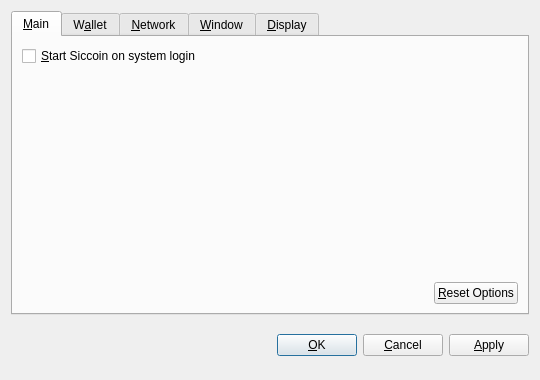
<?xml version="1.0" encoding="UTF-8"?>
<ui version="4.0">
 <class>OptionsDialog</class>
 <widget class="QDialog" name="OptionsDialog">
  <property name="geometry">
   <rect>
    <x>0</x>
    <y>0</y>
    <width>540</width>
    <height>380</height>
   </rect>
  </property>
  <property name="windowTitle">
   <string>Options</string>
  </property>
  <property name="modal">
   <bool>true</bool>
  </property>
  <layout class="QVBoxLayout" name="verticalLayout">
   <item>
    <widget class="QTabWidget" name="tabWidget">
     <property name="tabPosition">
      <enum>QTabWidget::North</enum>
     </property>
     <property name="currentIndex">
      <number>0</number>
     </property>
     <widget class="QWidget" name="tabMain">
      <attribute name="title">
       <string>&amp;Main</string>
      </attribute>
      <layout class="QVBoxLayout" name="verticalLayout_Main">
       <item>
        <widget class="QCheckBox" name="bitcoinAtStartup">
         <property name="toolTip">
          <string>Automatically start Siccoin after logging in to the system.</string>
         </property>
         <property name="text">
          <string>&amp;Start Siccoin on system login</string>
         </property>
        </widget>
       </item>
       <item>
        <spacer name="verticalSpacer_Main">
         <property name="orientation">
          <enum>Qt::Vertical</enum>
         </property>
         <property name="sizeHint" stdset="0">
          <size>
           <width>20</width>
           <height>40</height>
          </size>
         </property>
        </spacer>
       </item>
       <item>
        <layout class="QHBoxLayout" name="horizontalLayout_2_Main">
         <item>
          <spacer name="horizontalSpacer_2_Main">
           <property name="orientation">
            <enum>Qt::Horizontal</enum>
           </property>
           <property name="sizeHint" stdset="0">
            <size>
             <width>40</width>
             <height>20</height>
            </size>
           </property>
          </spacer>
         </item>
         <item>
          <widget class="QPushButton" name="resetButton">
           <property name="toolTip">
            <string>Reset all client options to default.</string>
           </property>
           <property name="text">
            <string>&amp;Reset Options</string>
           </property>
           <property name="autoDefault">
            <bool>false</bool>
           </property>
          </widget>
         </item>
        </layout>
       </item>
      </layout>
     </widget>
     <widget class="QWidget" name="tabWallet">
      <attribute name="title">
       <string>W&amp;allet</string>
      </attribute>
      <layout class="QVBoxLayout" name="verticalLayout_Network">
       <item>
        <widget class="QLabel" name="transactionFeeInfoLabel">
         <property name="text">
          <string>Optional transaction fee per kB that helps make sure your transactions are processed quickly. Most transactions are 1 kB.</string>
         </property>
         <property name="textFormat">
          <enum>Qt::PlainText</enum>
         </property>
         <property name="wordWrap">
          <bool>true</bool>
         </property>
        </widget>
       </item>
       <item>
        <layout class="QHBoxLayout" name="horizontalLayout_1_Main">
         <item>
          <widget class="QLabel" name="transactionFeeLabel">
           <property name="text">
            <string>Pay transaction &amp;fee</string>
           </property>
           <property name="textFormat">
            <enum>Qt::PlainText</enum>
           </property>
           <property name="buddy">
            <cstring>transactionFee</cstring>
           </property>
          </widget>
         </item>
         <item>
          <widget class="BitcoinAmountField" name="transactionFee"/>
         </item>
         <item>
          <spacer name="horizontalSpacer_1_Main">
           <property name="orientation">
            <enum>Qt::Horizontal</enum>
           </property>
           <property name="sizeHint" stdset="0">
            <size>
             <width>40</width>
             <height>20</height>
            </size>
           </property>
          </spacer>
         </item>
        </layout>
       </item>
       <item>
        <widget class="QLabel" name="label">
         <property name="text">
          <string>If you disable the spending of unconfirmed change, the change from a transaction cannot be used until that transaction has at least one confirmation. This also affects how your balance is computed.</string>
         </property>
         <property name="wordWrap">
          <bool>true</bool>
         </property>
        </widget>
       </item>
       <item>
        <widget class="QCheckBox" name="spendZeroConfChange">
         <property name="text">
          <string>Spend unconfirmed change  (experts only)</string>
         </property>
        </widget>
       </item>
       <item>
        <spacer name="verticalSpacer">
         <property name="orientation">
          <enum>Qt::Vertical</enum>
         </property>
         <property name="sizeHint" stdset="0">
          <size>
           <width>20</width>
           <height>40</height>
          </size>
         </property>
        </spacer>
       </item>
      </layout>
     </widget>
     <widget class="QWidget" name="tabNetwork">
      <attribute name="title">
       <string>&amp;Network</string>
      </attribute>
      <layout class="QVBoxLayout" name="verticalLayout_Network">
       <item>
        <widget class="QCheckBox" name="mapPortUpnp">
         <property name="toolTip">
          <string>Automatically open the Siccoin client port on the router. This only works when your router supports UPnP and it is enabled.</string>
         </property>
         <property name="text">
          <string>Map port using &amp;UPnP</string>
         </property>
        </widget>
       </item>
       <item>
        <widget class="QCheckBox" name="connectSocks">
         <property name="toolTip">
          <string>Connect to the Siccoin network through a SOCKS proxy (e.g. when connecting through Tor).</string>
         </property>
         <property name="text">
          <string>&amp;Connect through SOCKS proxy:</string>
         </property>
        </widget>
       </item>
       <item>
        <layout class="QHBoxLayout" name="horizontalLayout_Network">
         <item>
          <widget class="QLabel" name="proxyIpLabel">
           <property name="text">
            <string>Proxy &amp;IP:</string>
           </property>
           <property name="textFormat">
            <enum>Qt::PlainText</enum>
           </property>
           <property name="buddy">
            <cstring>proxyIp</cstring>
           </property>
          </widget>
         </item>
         <item>
          <widget class="QValidatedLineEdit" name="proxyIp">
           <property name="maximumSize">
            <size>
             <width>140</width>
             <height>16777215</height>
            </size>
           </property>
           <property name="toolTip">
            <string>IP address of the proxy (e.g. 127.0.0.1)</string>
           </property>
          </widget>
         </item>
         <item>
          <widget class="QLabel" name="proxyPortLabel">
           <property name="text">
            <string>&amp;Port:</string>
           </property>
           <property name="textFormat">
            <enum>Qt::PlainText</enum>
           </property>
           <property name="buddy">
            <cstring>proxyPort</cstring>
           </property>
          </widget>
         </item>
         <item>
          <widget class="QLineEdit" name="proxyPort">
           <property name="maximumSize">
            <size>
             <width>55</width>
             <height>16777215</height>
            </size>
           </property>
           <property name="toolTip">
            <string>Port of the proxy (e.g. 9050)</string>
           </property>
          </widget>
         </item>
         <item>
          <widget class="QLabel" name="socksVersionLabel">
           <property name="text">
            <string>SOCKS &amp;Version:</string>
           </property>
           <property name="textFormat">
            <enum>Qt::PlainText</enum>
           </property>
           <property name="buddy">
            <cstring>socksVersion</cstring>
           </property>
          </widget>
         </item>
         <item>
          <widget class="QValueComboBox" name="socksVersion">
           <property name="toolTip">
            <string>SOCKS version of the proxy (e.g. 5)</string>
           </property>
          </widget>
         </item>
         <item>
          <spacer name="horizontalSpacer_Network">
           <property name="orientation">
            <enum>Qt::Horizontal</enum>
           </property>
           <property name="sizeHint" stdset="0">
            <size>
             <width>40</width>
             <height>20</height>
            </size>
           </property>
          </spacer>
         </item>
        </layout>
       </item>
       <item>
        <spacer name="verticalSpacer_Network">
         <property name="orientation">
          <enum>Qt::Vertical</enum>
         </property>
         <property name="sizeHint" stdset="0">
          <size>
           <width>20</width>
           <height>40</height>
          </size>
         </property>
        </spacer>
       </item>
      </layout>
     </widget>
     <widget class="QWidget" name="tabWindow">
      <attribute name="title">
       <string>&amp;Window</string>
      </attribute>
      <layout class="QVBoxLayout" name="verticalLayout_Window">
       <item>
        <widget class="QCheckBox" name="minimizeToTray">
         <property name="toolTip">
          <string>Show only a tray icon after minimizing the window.</string>
         </property>
         <property name="text">
          <string>&amp;Minimize to the tray instead of the taskbar</string>
         </property>
        </widget>
       </item>
       <item>
        <widget class="QCheckBox" name="minimizeOnClose">
         <property name="toolTip">
          <string>Minimize instead of exit the application when the window is closed. When this option is enabled, the application will be closed only after selecting Quit in the menu.</string>
         </property>
         <property name="text">
          <string>M&amp;inimize on close</string>
         </property>
        </widget>
       </item>
       <item>
        <spacer name="verticalSpacer_Window">
         <property name="orientation">
          <enum>Qt::Vertical</enum>
         </property>
         <property name="sizeHint" stdset="0">
          <size>
           <width>20</width>
           <height>40</height>
          </size>
         </property>
        </spacer>
       </item>
      </layout>
     </widget>
     <widget class="QWidget" name="tabDisplay">
      <attribute name="title">
       <string>&amp;Display</string>
      </attribute>
      <layout class="QVBoxLayout" name="verticalLayout_Display">
       <item>
        <layout class="QHBoxLayout" name="horizontalLayout_1_Display">
         <item>
          <widget class="QLabel" name="langLabel">
           <property name="text">
            <string>User Interface &amp;language:</string>
           </property>
           <property name="textFormat">
            <enum>Qt::PlainText</enum>
           </property>
           <property name="buddy">
            <cstring>lang</cstring>
           </property>
          </widget>
         </item>
         <item>
          <widget class="QValueComboBox" name="lang">
           <property name="toolTip">
            <string>The user interface language can be set here. This setting will take effect after restarting Siccoin.</string>
           </property>
          </widget>
         </item>
        </layout>
       </item>
       <item>
        <layout class="QHBoxLayout" name="horizontalLayout_2_Display">
         <item>
          <widget class="QLabel" name="unitLabel">
           <property name="text">
            <string>&amp;Unit to show amounts in:</string>
           </property>
           <property name="textFormat">
            <enum>Qt::PlainText</enum>
           </property>
           <property name="buddy">
            <cstring>unit</cstring>
           </property>
          </widget>
         </item>
         <item>
          <widget class="QValueComboBox" name="unit">
           <property name="toolTip">
            <string>Choose the default subdivision unit to show in the interface and when sending coins.</string>
           </property>
          </widget>
         </item>
        </layout>
       </item>
       <item>
        <widget class="QCheckBox" name="displayAddresses">
         <property name="toolTip">
          <string>Whether to show Siccoin addresses in the transaction list or not.</string>
         </property>
         <property name="text">
          <string>&amp;Display addresses in transaction list</string>
         </property>
        </widget>
       </item>
       <item>
        <widget class="QCheckBox" name="coinControlFeatures">
         <property name="toolTip">
          <string>Whether to show coin control features or not.</string>
         </property>
         <property name="text">
          <string>Display coin &amp;control features (experts only!)</string>
         </property>
        </widget>
       </item>
       <item>
        <spacer name="verticalSpacer_Display">
         <property name="orientation">
          <enum>Qt::Vertical</enum>
         </property>
         <property name="sizeHint" stdset="0">
          <size>
           <width>20</width>
           <height>40</height>
          </size>
         </property>
        </spacer>
       </item>
      </layout>
     </widget>
    </widget>
   </item>
   <item>
    <layout class="QHBoxLayout" name="horizontalLayout_Buttons">
     <item>
      <spacer name="horizontalSpacer_1">
       <property name="orientation">
        <enum>Qt::Horizontal</enum>
       </property>
       <property name="sizeHint" stdset="0">
        <size>
         <width>40</width>
         <height>48</height>
        </size>
       </property>
      </spacer>
     </item>
     <item>
      <widget class="QLabel" name="statusLabel">
       <property name="font">
        <font>
         <weight>75</weight>
         <bold>true</bold>
        </font>
       </property>
       <property name="text">
        <string/>
       </property>
       <property name="textFormat">
        <enum>Qt::PlainText</enum>
       </property>
       <property name="wordWrap">
        <bool>true</bool>
       </property>
      </widget>
     </item>
     <item>
      <spacer name="horizontalSpacer_2">
       <property name="orientation">
        <enum>Qt::Horizontal</enum>
       </property>
       <property name="sizeHint" stdset="0">
        <size>
         <width>40</width>
         <height>48</height>
        </size>
       </property>
      </spacer>
     </item>
     <item>
      <widget class="QPushButton" name="okButton">
       <property name="text">
        <string>&amp;OK</string>
       </property>
      </widget>
     </item>
     <item>
      <widget class="QPushButton" name="cancelButton">
       <property name="text">
        <string>&amp;Cancel</string>
       </property>
       <property name="autoDefault">
        <bool>false</bool>
       </property>
      </widget>
     </item>
     <item>
      <widget class="QPushButton" name="applyButton">
       <property name="text">
        <string>&amp;Apply</string>
       </property>
       <property name="autoDefault">
        <bool>false</bool>
       </property>
      </widget>
     </item>
    </layout>
   </item>
  </layout>
 </widget>
 <customwidgets>
  <customwidget>
   <class>BitcoinAmountField</class>
   <extends>QSpinBox</extends>
   <header>bitcoinamountfield.h</header>
  </customwidget>
  <customwidget>
   <class>QValueComboBox</class>
   <extends>QComboBox</extends>
   <header>qvaluecombobox.h</header>
  </customwidget>
  <customwidget>
   <class>QValidatedLineEdit</class>
   <extends>QLineEdit</extends>
   <header>qvalidatedlineedit.h</header>
  </customwidget>
 </customwidgets>
 <resources/>
 <connections/>
</ui>
